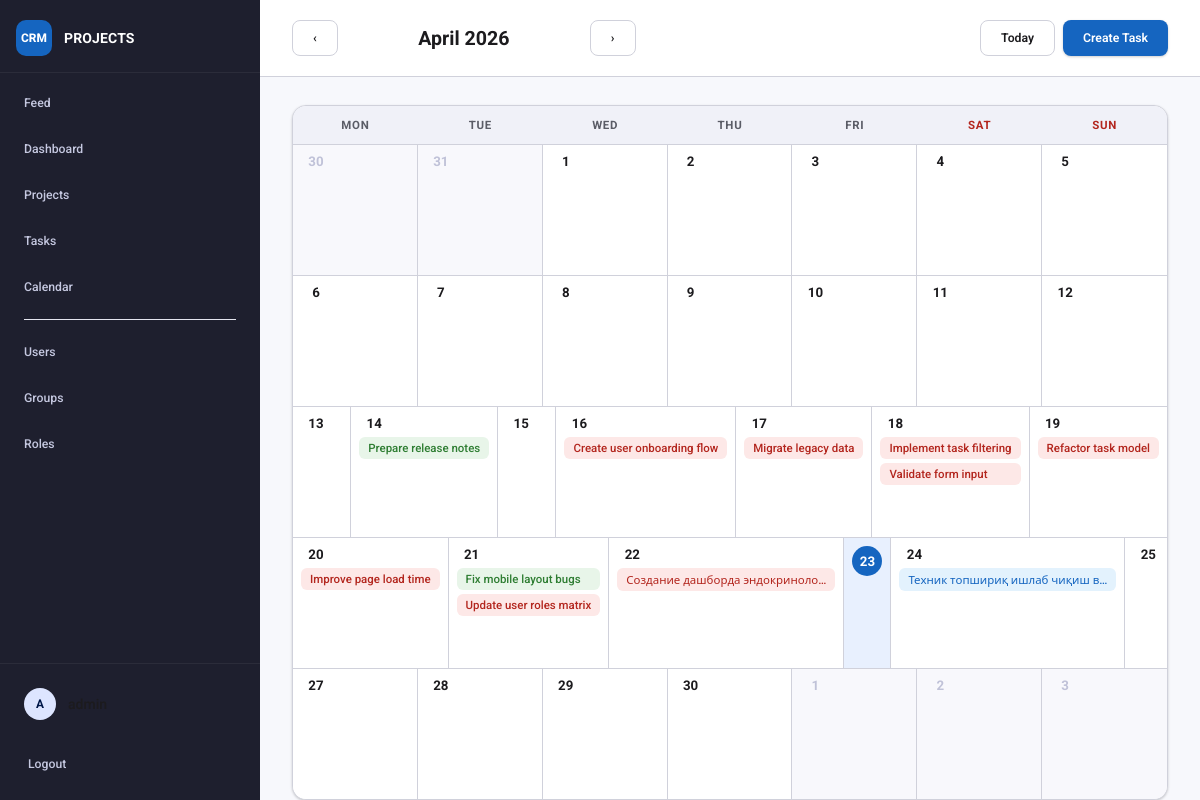
Before: /calendar/ (signed in) with the older database file.
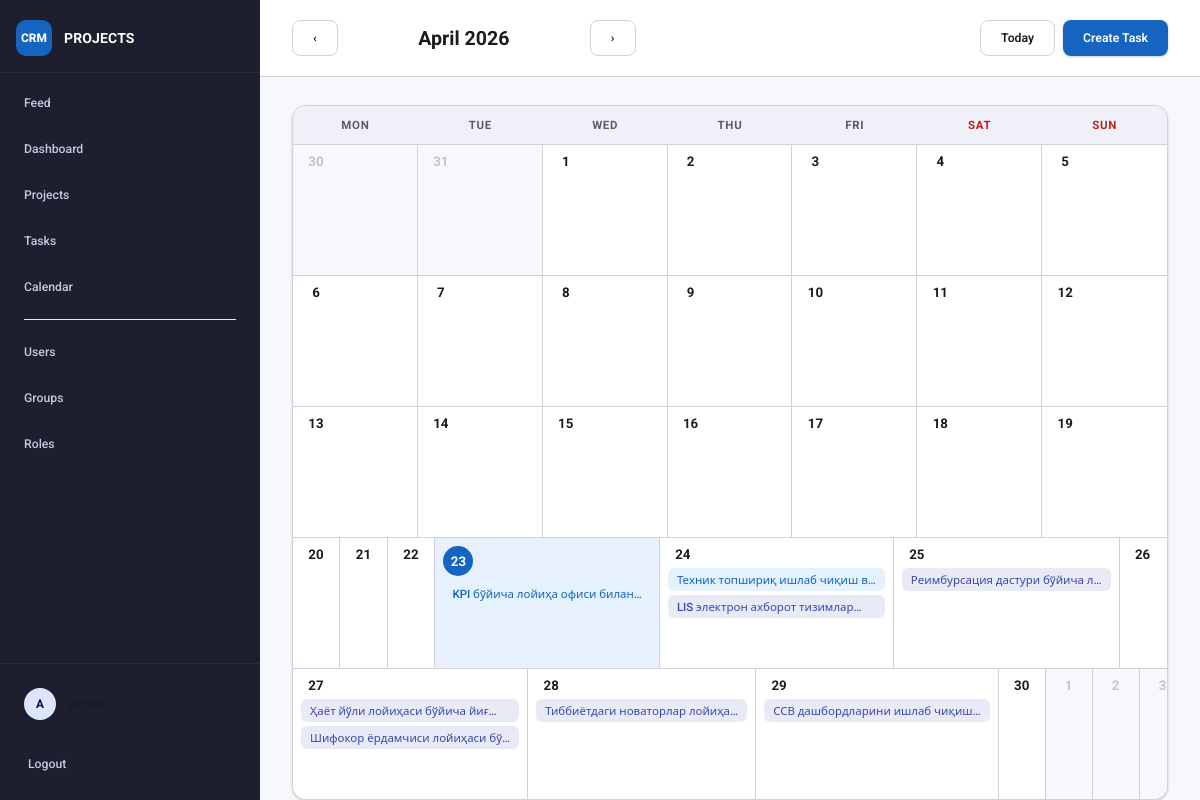
After: the same page with the newer database file.
### projects/models.py (models this page shows, shortened)
class Task(models.Model):
    title = models.CharField(max_length=200)
    description = models.TextField(blank=True)
    status = models.CharField(
        max_length=20,
        choices=TaskStatus.choices,
        default=TaskStatus.TODO,
    )
    deadline = models.DateField(null=True, blank=True)
    progress = models.IntegerField(default=0, validators=[MinValueValidator(0), MaxValueValidator(100)])
    project = models.ForeignKey(Project, on_delete=models.CASCADE, related_name="tasks")
    owner = models.ForeignKey(
        User,
        on_delete=models.SET_NULL,
        null=True,
        blank=True,
        related_name="owned_tasks",
    )
    executor = models.ForeignKey(
        User,
        on_delete=models.SET_NULL,
        null=True,
        blank=True,
        related_name="assigned_tasks",
    )
    co_executors = models.ManyToManyField(User, blank=True, related_name="supporting_tasks")
    hidden = models.BooleanField(default=False)
    created_at = models.DateTimeField(auto_now_add=True)
    updated_at = models.DateTimeField(auto_now=True)
    class Meta:
        ordering = ["deadline", "title"]
    @property
    def is_overdue(self):
        if not self.deadline:
            return False
        return self.status != TaskStatus.DONE and timezone.now().date() > self.deadline

### projects/views.py (the view)
# urls.py: path("calendar/", views.calendar_view, name="calendar"),
@login_required
def calendar_view(request):
    today = date.today()
    month_str = request.GET.get("month", "")
    try:
        year, month = int(month_str.split("-")[0]), int(month_str.split("-")[1])
    except Exception:
        year, month = today.year, today.month
    if not (1 <= month <= 12):
        year, month = today.year, today.month
    prev_month = month - 1 or 12
    prev_year  = year if month > 1 else year - 1
    next_month = month % 12 + 1
    next_year  = year if month < 12 else year + 1
    tasks = get_user_tasks(request.user).order_by("deadline")
    tasks_by_date = {}
    no_deadline = []
    for task in tasks:
        if task.deadline:
            tasks_by_date.setdefault(task.deadline, []).append(task)
        else:
            no_deadline.append(task)
    cal = cal_module.Calendar(firstweekday=0)  # Monday first
    month_days = cal.monthdatescalendar(year, month)  # list of 7-day weeks
    weeks = []
    for week in month_days:
        week_cells = []
        for d in week:
            week_cells.append({
                "date": d,
                "in_month": d.month == month,
                "is_today": d == today,
                "tasks": tasks_by_date.get(d, []),
            })
        weeks.append(week_cells)
    return render(request, "projects/calendar.html", {
        "weeks": weeks,
        "year": year,
        "month": month,
        "month_name": cal_module.month_name[month],
        "today": today,
        "no_deadline": no_deadline,
        "prev": f"{prev_year}-{prev_month:02d}",
        "next": f"{next_year}-{next_month:02d}",
        "weekday_names": ["Mon", "Tue", "Wed", "Thu", "Fri", "Sat", "Sun"],
    })

### projects/current_user.py (called while the page is built)
def set_current_user(user):
    return _current_user.set(user)

def reset_current_user(token):
    _current_user.reset(token)

### projects/views.py (called while the page is built, shortened)
def has_role(user, role_name):
    if not user.is_authenticated:
        return False
    return user.roles.filter(name__iexact=role_name).exists() or user.is_superuser

def is_admin_role(user):
    return has_role(user, "admin")

def get_user_tasks(user):
    if is_admin_role(user) or has_role(user, "content"):
        return Task.objects.select_related("project", "executor").prefetch_related("co_executors")

### projects/templates/projects/calendar.html (shortened to what this page needs)
{% extends "projects/base.html" %}
{% block page_header %}
<div class="page-header">
    <div style="display:flex; align-items:center; gap:16px;">
        <a class="button secondary" href="?month={{ prev }}">&#8249;</a>
        <h1 style="margin:0; min-width:220px; text-align:center;">{{ month_name }} {{ year }}</h1>
        <a class="button secondary" href="?month={{ next }}">&#8250;</a>
    </div>
    <div class="page-actions">
        <a class="button secondary" href="?month={{ today|date:'Y-m' }}">Today</a>
        <a class="button" href="{% url 'task_create' %}">Create Task</a>
    </div>
</div>
{% endblock %}
{% block content %}
<div class="big-calendar">
    <div class="cal-header-row">
        {% for wd in weekday_names %}
        <div class="cal-header-cell {% if forloop.counter >= 6 %}weekend{% endif %}">{{ wd }}</div>
        {% endfor %}
    </div>
    {% for week in weeks %}
    <div class="cal-week">
        {% for cell in week %}
        <div class="cal-day {% if not cell.in_month %}cal-day--other{% endif %} {% if cell.is_today %}cal-day--today{% endif %}">
            <div class="cal-day-number">{{ cell.date.day }}</div>
            <div class="cal-task-list">
                {% for task in cell.tasks %}
                <a href="{% url 'task_detail' task.pk %}" class="cal-task-chip cal-status-{{ task.status }} {% if task.is_overdue %}cal-task--overdue{% endif %}" title="{{ task.title }} — {{ task.project.title }}">
                    {{ task.title|truncatechars:30 }}
                </a>
                {% endfor %}
            </div>
        </div>
        {% endfor %}
    </div>
    {% endfor %}
</div>
{% endblock %}

Changed rows visible on the page:
removed Task: title "Prepare release notes", shown under "14"
removed Task: title "Create user onboarding flow", shown under "16"
removed Task: title "Migrate legacy data", shown under "17"
removed Task: title "Implement task filtering", shown under "18"
removed Task: title "Validate form input", shown under "18"
removed Task: title "Refactor task model", shown under "19"
removed Task: title "Improve page load time", shown under "20"
removed Task: title "Fix mobile layout bugs", shown under "21"
removed Task: title "Update user roles matrix", shown under "21"
removed Task: title "Создание дашборда эндокриноло…", shown under "22"
added Task: title "KPI бўйича лойиҳа офиси билан…", shown under "23"
added Task: title "LIS электрон ахборот тизимлар…", shown under "24"
added Task: title "Реимбурсация дастури бўйича л…", shown under "25"
added Task: title "Ҳаёт йўли лойиҳаси бўйича йиғ…", shown under "27"
added Task: title "Шифокор ёрдамчиси лойиҳаси бў…", shown under "27"
added Task: title "Тиббиётдаги новаторлар лойиҳа…", shown under "28"
added Task: title "ССВ дашбордларини ишлаб чиқиш…", shown under "29"
Other visible differences:
new list line: "26"
